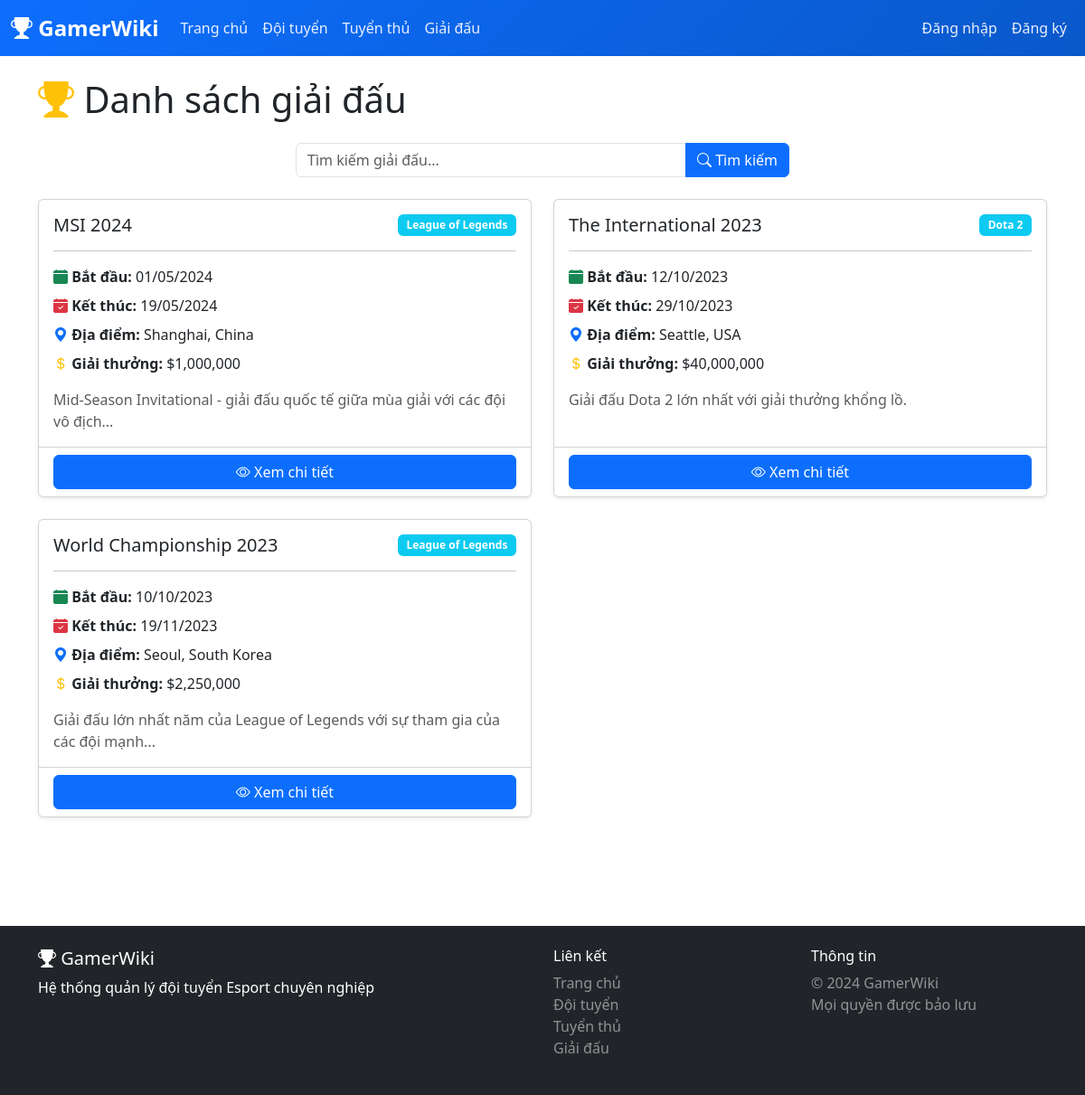
Screenshot of /pages/giai_dau.php with the database file from the repository.
### tables this page shows
CREATE TABLE giai_dau (
    id INT AUTO_INCREMENT PRIMARY KEY,
    ten_giai VARCHAR(150) NOT NULL,
    game VARCHAR(100) NOT NULL,
    thoi_gian_bat_dau DATE,
    thoi_gian_ket_thuc DATE,
    dia_diem VARCHAR(100),
    giai_thuong VARCHAR(100),
    mo_ta TEXT,
    ngay_tao DATETIME DEFAULT CURRENT_TIMESTAMP,
    INDEX idx_ten_giai (ten_giai),
    INDEX idx_game (game)
);

### includes/functions.php (called while the page is built, shortened)
<?php
function escape_html($string) {
    return htmlspecialchars($string, ENT_QUOTES, 'UTF-8');
}
function format_ngay($date) {
    $timestamp = strtotime($date);
    return date('d/m/Y', $timestamp);
}
?>

### config/config.php (called while the page is built, shortened)
<?php
function url($path = '') {
    $path = ltrim($path, '/');
    return BASE_PATH === '' ? '/' . $path : BASE_PATH . '/' . $path;
}
?>

### pages/giai_dau.php (the view, shortened to what this page needs)
<?php
require_once __DIR__ . '/../includes/header.php';
$ban_ghi_moi_trang = 10;
$trang_hien_tai = isset($_GET['page']) ? (int)$_GET['page'] : 1;
$offset = ($trang_hien_tai - 1) * $ban_ghi_moi_trang;
$search = isset($_GET['search']) ? sanitize_input($_GET['search']) : '';
try {
    if ($search) {
        $stmt = $conn->prepare("SELECT COUNT(*) as total FROM giai_dau WHERE ten_giai LIKE ? OR game LIKE ?");
        $stmt->execute(["%$search%", "%$search%"]);
    } else {
        $stmt = $conn->query("SELECT COUNT(*) as total FROM giai_dau");
    }
    if ($search) {
        $stmt = $conn->prepare("SELECT * FROM giai_dau WHERE ten_giai LIKE ? OR game LIKE ? ORDER BY thoi_gian_bat_dau DESC LIMIT ? OFFSET ?");
        $stmt->bindValue(1, "%$search%", PDO::PARAM_STR);
        $stmt->bindValue(2, "%$search%", PDO::PARAM_STR);
        $stmt->bindValue(3, $ban_ghi_moi_trang, PDO::PARAM_INT);
        $stmt->bindValue(4, $offset, PDO::PARAM_INT);
        $stmt->execute();
    } else {
        $stmt = $conn->prepare("SELECT * FROM giai_dau ORDER BY thoi_gian_bat_dau DESC LIMIT ? OFFSET ?");
        $stmt->bindValue(1, $ban_ghi_moi_trang, PDO::PARAM_INT);
        $stmt->bindValue(2, $offset, PDO::PARAM_INT);
        $stmt->execute();
    }
    $giai_dau_list = $stmt->fetchAll();
} catch (PDOException $e) {
    $error = 'Lỗi khi tải dữ liệu.';
}
?>
<?php include __DIR__ . '/../includes/navbar.php'; ?>
<div class="container mt-4 mb-5">
    <h1 class="mb-4"><i class="bi bi-trophy-fill text-warning"></i> Danh sách giải đấu</h1>
    <div class="row mb-4">
        <div class="col-md-6 mx-auto">
            <form method="GET" action="" class="input-group">
                <input type="text" class="form-control" name="search" placeholder="Tìm kiếm giải đấu..."
                       value="<?php echo escape_html($search); ?>">
                <button class="btn btn-primary" type="submit">
                    <i class="bi bi-search"></i> Tìm kiếm
                </button>
            </form>
        </div>
    </div>
    <div class="row">
        <?php if (count($giai_dau_list) > 0): ?>
            <?php foreach ($giai_dau_list as $giai): ?>
            <div class="col-md-6 mb-4">
                <div class="card shadow-sm h-100">
                    <div class="card-body">
                        <div class="d-flex justify-content-between align-items-start mb-2">
                            <h5 class="card-title mb-0"><?php echo escape_html($giai['ten_giai']); ?></h5>
                            <span class="badge bg-info"><?php echo escape_html($giai['game']); ?></span>
                        </div>
                        <hr>
                        <p class="mb-2">
                            <i class="bi bi-calendar-fill text-success"></i>
                            <strong>Bắt đầu:</strong> <?php echo format_ngay($giai['thoi_gian_bat_dau']); ?>
                        </p>
                        <p class="mb-2">
                            <i class="bi bi-calendar-check-fill text-danger"></i>
                            <strong>Kết thúc:</strong> <?php echo format_ngay($giai['thoi_gian_ket_thuc']); ?>
                        </p>
                        <p class="mb-2">
                            <i class="bi bi-geo-alt-fill text-primary"></i>
                            <strong>Địa điểm:</strong> <?php echo escape_html($giai['dia_diem']); ?>
                        </p>
                        <p class="mb-3">
                            <i class="bi bi-currency-dollar text-warning"></i>
                            <strong>Giải thưởng:</strong> <?php echo escape_html($giai['giai_thuong']); ?>
                        </p>
                        <?php if ($giai['mo_ta']): ?>
                        <p class="card-text text-muted">
                            <?php echo escape_html(substr($giai['mo_ta'], 0, 100)) . (strlen($giai['mo_ta']) > 100 ? '...' : ''); ?>
                        </p>
                        <?php endif; ?>
                    </div>
                    <div class="card-footer bg-white">
                        <a href="<?php echo url('pages/chi_tiet_gd.php?id=' . $giai['id']); ?>" class="btn btn-primary w-100">
                            <i class="bi bi-eye"></i> Xem chi tiết
                        </a>
                    </div>
                </div>
            </div>
            <?php endforeach; ?>
        <?php endif; ?>
    </div>
</div>
<?php include __DIR__ . '/../includes/footer.php'; ?>

### assets/css/style.css (style rules this page uses)
:root { --primary-color: #0d6efd; --secondary-color: #6c757d; --success-color: #198754; --danger-color: #dc3545; --warning-color: #ffc107; --info-color: #0dcaf0; --dark-color: #212529; --light-color: #f8f9fa; }
body { font-family: 'Segoe UI', Tahoma, Geneva, Verdana, sans-serif; min-height: 100vh; display: flex; flex-direction: column; }
.card { transition: transform 0.2s, box-shadow 0.2s; }
.btn { transition: all 0.3s; }
.badge { padding: 0.5em 0.8em; }

### rows the page displays
giai_dau: ten_giai "MSI 2024", game "League of Legends", thoi_gian_bat_dau "01/05/2024", thoi_gian_ket_thuc "19/05/2024", dia_diem "Shanghai, China", giai_thuong "$1,000,000", mo_ta "Mid-Season Invitational - giải đấu quốc tế giữa mùa giải với các đội vô địch"
giai_dau: ten_giai "The International 2023", game "Dota 2", thoi_gian_bat_dau "12/10/2023", thoi_gian_ket_thuc "29/10/2023", dia_diem "Seattle, USA", giai_thuong "$40,000,000", mo_ta "Giải đấu Dota 2 lớn nhất với giải thưởng khổng lồ."
giai_dau: ten_giai "World Championship 2023", game "League of Legends", thoi_gian_bat_dau "10/10/2023", thoi_gian_ket_thuc "19/11/2023", dia_diem "Seoul, South Korea", giai_thuong "$2,250,000", mo_ta "Giải đấu lớn nhất năm của League of Legends với sự tham gia của các đội mạnh"
